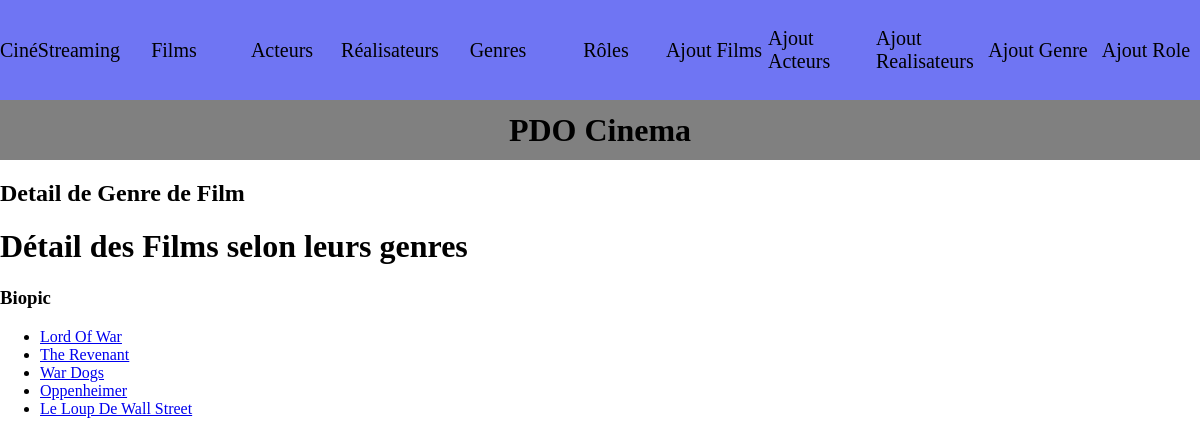
The app's page /index.php?action=detailGenre&id=5 with its own data.
### tables this page shows
CREATE TABLE IF NOT EXISTS `categorie` (
  `ID_Categorie` int(11) NOT NULL AUTO_INCREMENT,
  `Libelle_Film_Categorie` varchar(255) NOT NULL,
  PRIMARY KEY (`ID_Categorie`)
);

CREATE TABLE IF NOT EXISTS `films` (
  `ID_Films` int(11) NOT NULL AUTO_INCREMENT,
  `Titre_Film` varchar(50) NOT NULL,
  `AnneeSortieFilm` int(11) NOT NULL,
  `DureeFilm` int(11) NOT NULL,
  `Resume_Film` varchar(255) NOT NULL,
  `Note_Film` int(11) NOT NULL,
  `Affiche_Film` varchar(255) NOT NULL,
  `ID_Realisateur` int(11) NOT NULL,
  PRIMARY KEY (`ID_Films`),
  KEY `ID_Realisateur` (`ID_Realisateur`),
  CONSTRAINT `films_ibfk_1` FOREIGN KEY (`ID_Realisateur`) REFERENCES `realisateur` (`ID_Realisateur`)
);

### controller/CinemaController.php (called while the page is built, shortened)
<?php
class CinemaController {
public function detailGenre($id) {
    $pdo = Connect::seConnecter();
    $requeteGenreParID = $pdo->prepare("
        SELECT Libelle_Film_Categorie , Titre_Film , films.ID_Films , categorie.ID_Categorie
		FROM posseder
		INNER JOIN categorie ON posseder.ID_Categorie = categorie.ID_Categorie
		INNER JOIN films ON posseder.ID_Films = films.ID_Films
		WHERE posseder.ID_Categorie = :id");
    $requeteGenreParID->execute(['id' => $id]);
    $GenreParID = $requeteGenreParID->fetchAll();
    require "view/genre/detailGenre.php";
}
}
?>

### view/genre/detailGenre.php (the view, shortened to what this page needs)
<div>
    <h1>Détail des Films selon leurs genres</h1>
    <?php foreach ($GenreParID as $titre): ?>
        <h3> <?= $titre["Libelle_Film_Categorie"] ?> </h3>
            <?php break; ?>
     <?php endforeach; ?>
    <ul>
        <?php foreach ($GenreParID as $film): ?>
            <li>
                <a href="index.php?action=detailFilm&id=<?= $film['ID_Films'] ?>">
                    <?= $film["Titre_Film"] ?>
                </a>
            </li>
        <?php endforeach; ?>
    </ul>
</div>
<?php
require "view/template.php";
?>

### public/css/style.css (style rules this page uses)
body { margin: 0; }

### records on screen
categorie: Libelle_Film_Categorie "Biopic", films.Titre_Film "Lord Of War", films.Titre_Film "The Revenant", films.Titre_Film "War Dogs", films.Titre_Film "Oppenheimer", films.Titre_Film "Le Loup De Wall Street"

### other values on screen
$titre_secondaire "Detail de Genre de Film"
